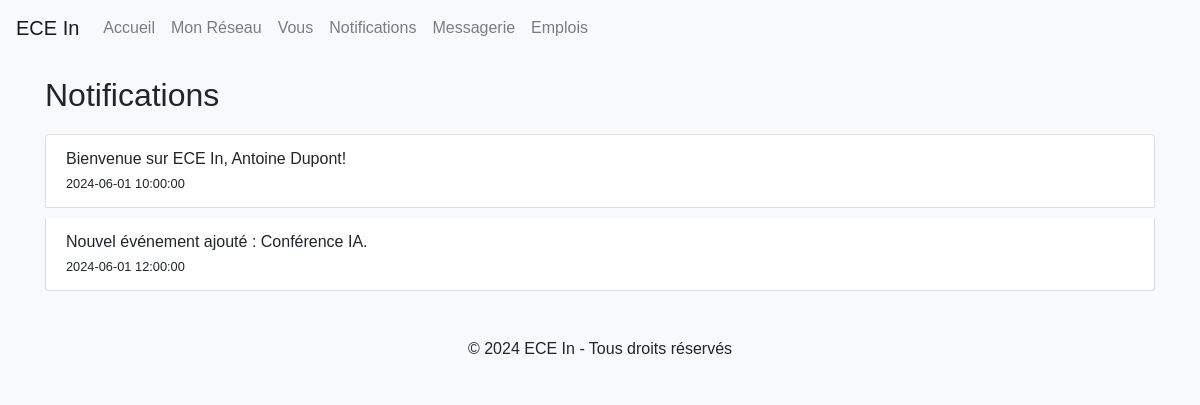
Page /notifications.php (signed in) on the committed database.
### tables this page shows
CREATE TABLE IF NOT EXISTS `notifications` (
  `id` int NOT NULL AUTO_INCREMENT,
  `utilisateur_id` int NOT NULL,
  `contenu` text NOT NULL,
  `date_notification` datetime NOT NULL,
  PRIMARY KEY (`id`),
  KEY `utilisateur_id` (`utilisateur_id`)
);

### notifications.php (the view, shortened to what this page needs)
<?php
include 'connexion.php';
$sql = "SELECT * FROM notifications WHERE utilisateur_id = " . $_SESSION['utilisateur_id'];
$result = $conn->query($sql);
$notifications = $result->fetch_all(MYSQLI_ASSOC);
?>
<!DOCTYPE html>
<html lang="fr">
<head>
    <link rel="stylesheet" href="https://stackpath.bootstrapcdn.com/bootstrap/4.5.2/css/bootstrap.min.css">
    <link rel="stylesheet" href="styles.css">
</head>
<body>
    <header>
        <nav class="navbar navbar-expand-lg navbar-light bg-light">
            <a class="navbar-brand" href="index.php">ECE In</a>
            <div class="collapse navbar-collapse" id="navbarNav">
                <ul class="navbar-nav">
                    <li class="nav-item"><a class="nav-link" href="index.php">Accueil</a></li>
                    <li class="nav-item"><a class="nav-link" href="mon_reseau.php">Mon Réseau</a></li>
                    <li class="nav-item"><a class="nav-link" href="vous.php">Vous</a></li>
                    <li class="nav-item"><a class="nav-link" href="notifications.php">Notifications</a></li>
                    <li class="nav-item"><a class="nav-link" href="messagerie.php">Messagerie</a></li>
                    <li class="nav-item"><a class="nav-link" href="emplois.php">Emplois</a></li>
                </ul>
            </div>
        </nav>
    </header>
    <main class="container">
        <h2>Notifications</h2>
        <ul class="list-group">
            <?php foreach ($notifications as $notification): ?>
                <li class="list-group-item">
                    <p><?php echo htmlspecialchars($notification['contenu']); ?></p>
                    <p><small><?php echo htmlspecialchars($notification['date_notification']); ?></small></p>
                </li>
            <?php endforeach; ?>
        </ul>
    </main>
    <footer class="bg-light text-center py-3">
        <p>&copy; 2024 ECE In - Tous droits réservés</p>
    </footer>
</body>
</html>

### styles.css (style rules this page uses)
body { font-family: Arial, sans-serif; background-color: #f8f9fa; }
header nav { margin-bottom: 20px; }
footer { margin-top: 20px; background-color: #f8f9fa; padding: 10px 0; }
.container { margin-top: 20px; }
.list-group-item { background-color: #fff; border: 1px solid #ddd; margin-bottom: 10px; }
h2 { margin-bottom: 20px; }
p { margin: 0; }

### rows in the picture
notifications: contenu "Bienvenue sur ECE In, Antoine Dupont!", date_notification "2024-06-01 10:00:00"
notifications: contenu "Nouvel événement ajouté : Conférence IA.", date_notification "2024-06-01 12:00:00"
